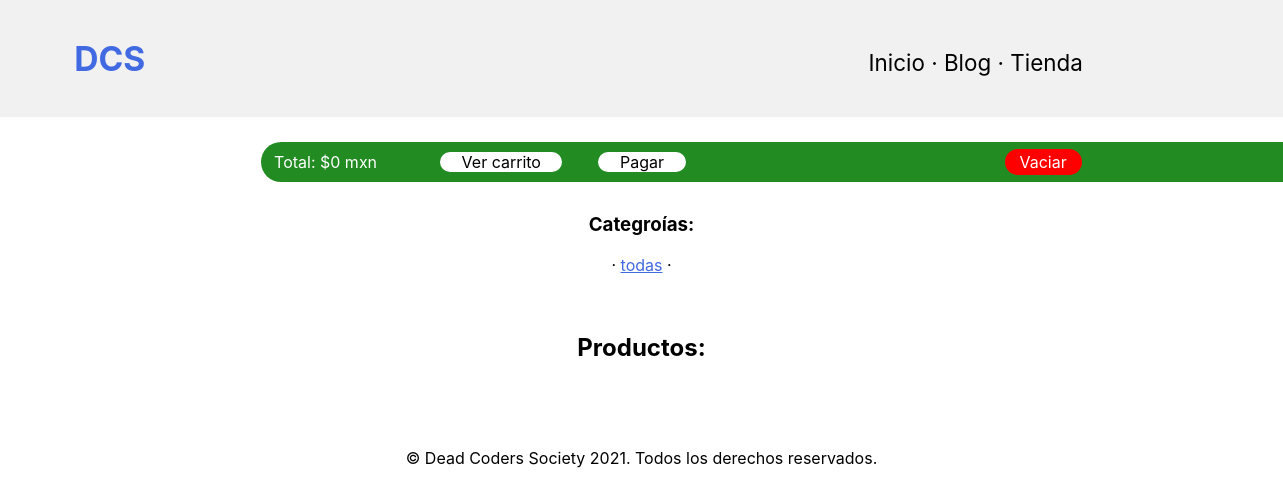
Before: /tienda/2 with the older database file.
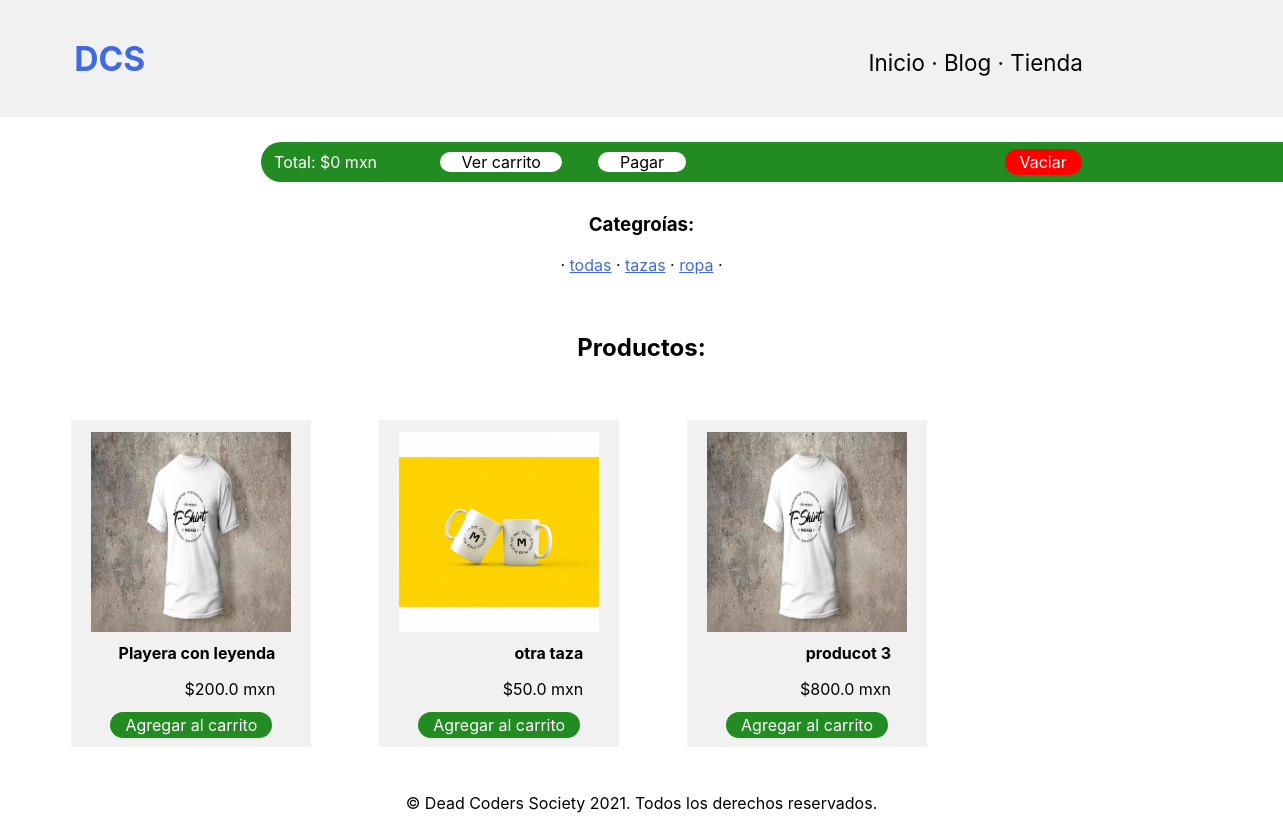
After: the same page with the newer database file.
### tienda/models.py (models this page shows, shortened)
class CatProducto(models.Model):
    nombre = models.CharField(max_length=50, blank = True)

class Producto(models.Model):
    nombre = models.CharField(max_length=50, blank = True)
    descripcion = models.TextField()
    disponibilidad = models.IntegerField(default=0)
    precio = models.FloatField()
    imagen = models.ImageField(upload_to='tienda')
    categoria = models.ManyToManyField(CatProducto)

### tienda/views.py (the view)
# urls.py: path('<int:categoria_id>', categoria, name = 'tienda'),
def categoria(request, categoria_id):
    producto = Producto.objects.all().filter(disponibilidad__gt=0)
    producto = producto.filter(categoria = CatProducto(id = categoria_id))
    cat = CatProducto.objects.all()
    return render(request, 'tienda/tienda.html', {'producto': producto, 'categoria':cat})

### carrito/context_processor.py (called while the page is built)
def importe_total_carro(request):
    Carro(request)
    total = 0
    for key in request.session['carro'].keys():
        value = request.session['carro'][key]
        total = total + float(value['precio'])*float(value['cantidad'])
    return {'importe_total_carro': total}

def costo_total(request):
    total = importe_total_carro(request)['importe_total_carro'] + costo_de_envio(request)['costo_de_envio']
    return {'costo_total':total}

### tienda/templates/tienda/tienda.html
{% extends "mysite/base.html" %}
{% load static %}
{% block content %}
<div style="padding-top:3%">
    <p style="text-align:left;
    color: white;
    background-color: forestgreen;
    padding: 10px;
    padding-left: 1%;
    width: 85%;
    margin-left: 20%;
    border-radius: 36px;"> Total: ${{importe_total_carro}} mxn &nbsp;&nbsp;&nbsp;&nbsp;&nbsp;&nbsp;&nbsp;&nbsp;&nbsp;&nbsp;&nbsp;&nbsp; <a style="padding-left: 2%;padding-right: 2%;background-color: white;border-radius: 30px;color: black;text-decoration: none;" href="/carrito">Ver carrito</a> &nbsp;&nbsp;&nbsp;&nbsp;&nbsp;&nbsp; <a style="padding-left: 2%;padding-right: 2%;background-color: white;border-radius: 30px;color: black;text-decoration: none;" href="/carrito/pagar">Pagar</a>  <span style="float: right; padding-right:25%"><a style="padding-left: 15px;padding-right: 15px;padding-top:3px;padding-bottom: 3px;background-color: red;border-radius: 30px;color: white;text-decoration: none;" href="/carrito/vaciar_carrito">Vaciar</a>  </p>
</div>
<h3 style="padding-top:1%;text-align: center;">Categroías:</h3>
<p style="text-align: center;"> · <a href="/tienda" style="color: royalblue;">todas</a> ·
{% for cat in categoria %}
<a href="{{cat.id}}" style="color: royalblue;">{{cat.nombre}}</a> ·
{% endfor %}
</p>
<h2 style="padding-top:3%;text-align: center;">Productos:</h2>
{% for prod in producto %}
<div style="background-color: rgb(241, 241, 241);
 position: unset;
width:240px;
text-align: center;
margin-left: 5%;
margin-top: 3%;
display: inline-block;
top: 0%;
">
    <img src="{{prod.imagen.url}}" style="padding-top:5%;width:200px;height:200px;">
    <h1 style="padding-right:15%;font-size: 1em;
    text-align: right;">{{prod.nombre}}</h1>
    <p style="text-align: right;padding-right:15%;">${{prod.precio}} mxn</p>
    <div style="padding-bottom: 5%;">
        <a style="padding-left: 15px;padding-right: 15px;padding-top:3px;padding-bottom: 3px;background-color: forestgreen;border-radius: 30px;color: white;text-decoration: none;" href="/carrito/{{prod.id}}"> Agregar al carrito </a>
    </div>
</div>
{% endfor %}
{% endblock %}

### mysite/templates/mysite/base.html (shortened to what this page needs)
<html>
    <head>
        {% load static %}
        <link rel="stylesheet" type="text/css" href="{% static 'mysite/css/gestion.css' %}">
    </head>
    <body>
        <nav>
            <h1 class="title">
                <a style="color: royalblue;text-decoration: none;" href="/">DCS</a>
            </h1>
            <ul>
                <li><a class="items" href="{% url 'home' %}">Inicio</a></li>
                <li><a class="items" href="{% url 'blog' %}"> · Blog · </a></li>
                <li><a class="items" href="{% url 'tienda' %}">Tienda</a></li>
            </ul>
        </nav>
        <br>
        <br>
        <br>
        <br>
        {% block content %}
        {% endblock %}
        <br>
        <br>
        <footer>
            <p>
                © Dead Coders Society 2021. Todos los derechos reservados.
            </p>
        </footer>
    </body>
</html>

### media/static/mysite/css/gestion.css (style rules this page uses)
body { font-family: -apple-system, BlinkMacSystemFont, 'Segoe UI', Roboto, Oxygen, Ubuntu, Cantarell, 'Open Sans', 'Helvetica Neue', sans-serif; }
nav { font-size: 1.4em; background-color:rgb(241, 241, 241); padding: 10px; position: fixed; z-index: 1; width: 100%; box-sizing: content-box; top: 0; left: 0; }
nav .title { width: 35%; display: inline-block; position: relative; color: royalblue; left: 5%; text-decoration: none; }
nav ul { width: 50%; text-align: right; display: inline-block; position: relative; right: 5%; }
nav li { display: inline-block; }
nav .items { text-decoration: none; color: black; }
footer { font-size: 1em; text-align: center; padding: 10px; color:black; }

Changed rows visible on the page:
added CatProducto: nombre "tazas"
added CatProducto: nombre "ropa"
added Producto: imagen (picture), nombre "Playera con leyenda", precio "200.0"
added Producto: imagen (picture), nombre "otra taza", precio "50.0"
added Producto: imagen (picture), nombre "producot 3", precio "800.0"
